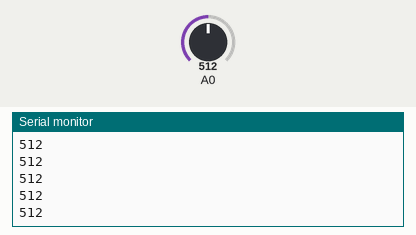
This sketch was run on a simulated Arduino Uno, built with avr-gcc and run on an emulated ATmega328P. Shown: the last lines printed to the serial monitor. The inputs (shaded band) are chosen by the test bench; at power-on: A0 = 512.

Above: at 1.2 s.
1.3 s: A0 set to 716
At 1.5 s:
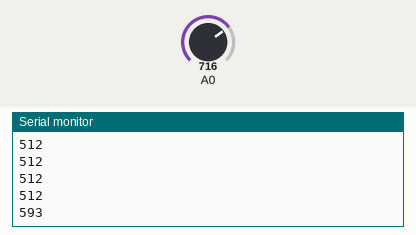
2.8 s: A0 set to 900
At 2.86 s:
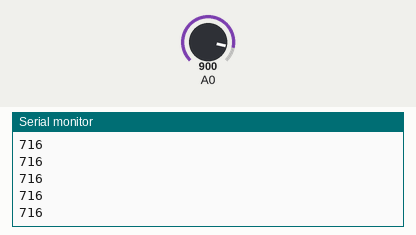
Timing chart, 0 to 5.8 s (numbered marks = the images above; inputs shaded):
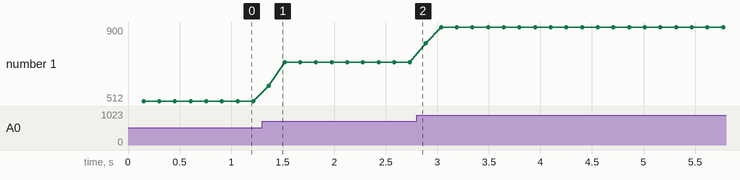

Measured:
- after the input at 1.3 s, the serial monitor: prints a new line after 0.07 s (image 1)
- plotted number 1: 512 → 716 after the input at 1.3 s, 716 → 900 after the input at 2.8 s

The sketch:

Analog_Reader.ino
```cpp
/*
  AnalogReadSerial
  Reads an analog input on pin 0, prints the result to the serial monitor.
  Attach whatever-the-hell we're using to pin A0.

 Modified from Public-Domain code.
 */

// the setup routine runs once when you press reset:
void setup() {
  // initialize serial communication at 9600 bits per second:
  Serial.begin(9600);
}

int average_amount = 15;

// the loop routine runs over and over again forever:
void loop() {
  // read the input on analog pin 0:
  int sensorValue = 0;
  for (int i = 0; i < average_amount; i++)
  {
    sensorValue += analogRead(A0);
    delay(10);
  }
  sensorValue /= average_amount;
  float sensor = (float)sensorValue/(1023);
  // print out the value you read:
  Serial.println(sensorValue, DEC);
  //delay(50);        // delay in between reads for stability
}
```
